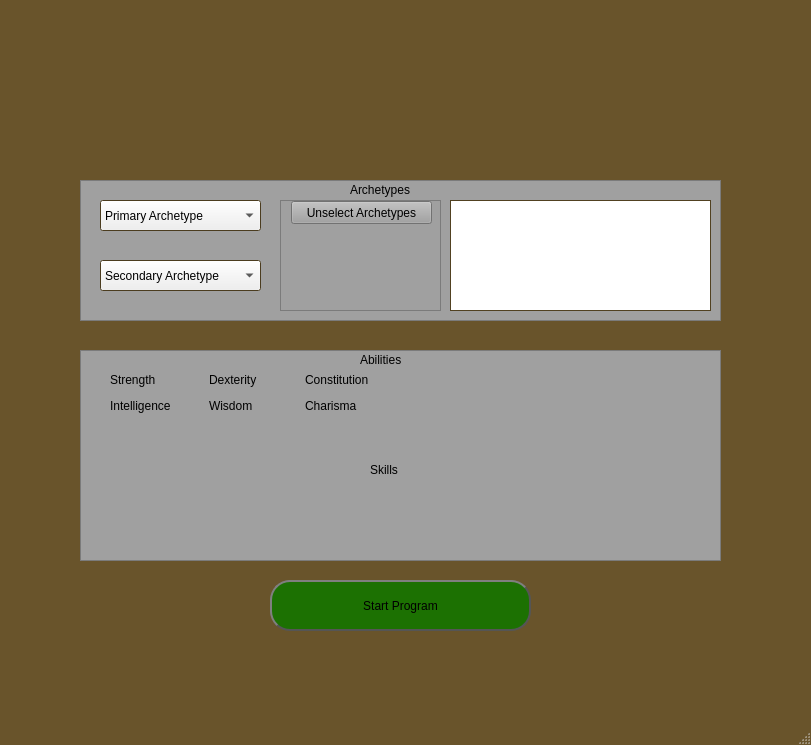
<?xml version="1.0" encoding="UTF-8"?>
<ui version="4.0">
 <class>MainWindow</class>
 <widget class="QMainWindow" name="MainWindow">
  <property name="geometry">
   <rect>
    <x>0</x>
    <y>0</y>
    <width>811</width>
    <height>745</height>
   </rect>
  </property>
  <property name="palette">
   <palette>
    <active>
     <colorrole role="Base">
      <brush brushstyle="SolidPattern">
       <color alpha="255">
        <red>255</red>
        <green>255</green>
        <blue>255</blue>
       </color>
      </brush>
     </colorrole>
     <colorrole role="Window">
      <brush brushstyle="SolidPattern">
       <color alpha="255">
        <red>105</red>
        <green>84</green>
        <blue>43</blue>
       </color>
      </brush>
     </colorrole>
    </active>
    <inactive>
     <colorrole role="Base">
      <brush brushstyle="SolidPattern">
       <color alpha="255">
        <red>255</red>
        <green>255</green>
        <blue>255</blue>
       </color>
      </brush>
     </colorrole>
     <colorrole role="Window">
      <brush brushstyle="SolidPattern">
       <color alpha="255">
        <red>105</red>
        <green>84</green>
        <blue>43</blue>
       </color>
      </brush>
     </colorrole>
    </inactive>
    <disabled>
     <colorrole role="Base">
      <brush brushstyle="SolidPattern">
       <color alpha="255">
        <red>105</red>
        <green>84</green>
        <blue>43</blue>
       </color>
      </brush>
     </colorrole>
     <colorrole role="Window">
      <brush brushstyle="SolidPattern">
       <color alpha="255">
        <red>105</red>
        <green>84</green>
        <blue>43</blue>
       </color>
      </brush>
     </colorrole>
    </disabled>
   </palette>
  </property>
  <property name="windowTitle">
   <string>Select Character Filters</string>
  </property>
  <widget class="QWidget" name="centralwidget">
   <widget class="QComboBox" name="primaryArchetypes">
    <property name="geometry">
     <rect>
      <x>100</x>
      <y>200</y>
      <width>161</width>
      <height>31</height>
     </rect>
    </property>
    <item>
     <property name="text">
      <string>Primary Archetype</string>
     </property>
    </item>
   </widget>
   <widget class="QComboBox" name="secondaryArchetypes">
    <property name="geometry">
     <rect>
      <x>100</x>
      <y>260</y>
      <width>161</width>
      <height>31</height>
     </rect>
    </property>
    <item>
     <property name="text">
      <string>Secondary Archetype</string>
     </property>
    </item>
   </widget>
   <widget class="QScrollArea" name="archetypeDescSelect">
    <property name="geometry">
     <rect>
      <x>280</x>
      <y>200</y>
      <width>161</width>
      <height>111</height>
     </rect>
    </property>
    <property name="palette">
     <palette>
      <active>
       <colorrole role="Button">
        <brush brushstyle="SolidPattern">
         <color alpha="255">
          <red>160</red>
          <green>160</green>
          <blue>160</blue>
         </color>
        </brush>
       </colorrole>
       <colorrole role="Base">
        <brush brushstyle="SolidPattern">
         <color alpha="255">
          <red>160</red>
          <green>160</green>
          <blue>160</blue>
         </color>
        </brush>
       </colorrole>
       <colorrole role="Window">
        <brush brushstyle="SolidPattern">
         <color alpha="255">
          <red>160</red>
          <green>160</green>
          <blue>160</blue>
         </color>
        </brush>
       </colorrole>
      </active>
      <inactive>
       <colorrole role="Button">
        <brush brushstyle="SolidPattern">
         <color alpha="255">
          <red>160</red>
          <green>160</green>
          <blue>160</blue>
         </color>
        </brush>
       </colorrole>
       <colorrole role="Base">
        <brush brushstyle="SolidPattern">
         <color alpha="255">
          <red>160</red>
          <green>160</green>
          <blue>160</blue>
         </color>
        </brush>
       </colorrole>
       <colorrole role="Window">
        <brush brushstyle="SolidPattern">
         <color alpha="255">
          <red>160</red>
          <green>160</green>
          <blue>160</blue>
         </color>
        </brush>
       </colorrole>
      </inactive>
      <disabled>
       <colorrole role="Button">
        <brush brushstyle="SolidPattern">
         <color alpha="255">
          <red>160</red>
          <green>160</green>
          <blue>160</blue>
         </color>
        </brush>
       </colorrole>
       <colorrole role="Base">
        <brush brushstyle="SolidPattern">
         <color alpha="255">
          <red>160</red>
          <green>160</green>
          <blue>160</blue>
         </color>
        </brush>
       </colorrole>
       <colorrole role="Window">
        <brush brushstyle="SolidPattern">
         <color alpha="255">
          <red>160</red>
          <green>160</green>
          <blue>160</blue>
         </color>
        </brush>
       </colorrole>
      </disabled>
     </palette>
    </property>
    <property name="styleSheet">
     <string notr="true">background-color: rgb(160, 160, 160);</string>
    </property>
    <property name="widgetResizable">
     <bool>true</bool>
    </property>
    <widget class="QWidget" name="scrollAreaWidgetContents">
     <property name="geometry">
      <rect>
       <x>0</x>
       <y>0</y>
       <width>159</width>
       <height>109</height>
      </rect>
     </property>
     <widget class="QPushButton" name="pushButton">
      <property name="geometry">
       <rect>
        <x>10</x>
        <y>0</y>
        <width>141</width>
        <height>23</height>
       </rect>
      </property>
      <property name="text">
       <string>Unselect Archetypes</string>
      </property>
     </widget>
    </widget>
   </widget>
   <widget class="QTextEdit" name="archetypeDesc">
    <property name="geometry">
     <rect>
      <x>450</x>
      <y>200</y>
      <width>261</width>
      <height>111</height>
     </rect>
    </property>
    <property name="font">
     <font>
      <pointsize>10</pointsize>
     </font>
    </property>
    <property name="readOnly">
     <bool>true</bool>
    </property>
   </widget>
   <widget class="QPushButton" name="startProgram">
    <property name="geometry">
     <rect>
      <x>270</x>
      <y>580</y>
      <width>261</width>
      <height>51</height>
     </rect>
    </property>
    <property name="styleSheet">
     <string notr="true">font: 81 16pt &quot;Rockwell Extra Bold&quot;;
background-color: rgb(28, 113, 2);
border: 2px solid #555;
border-radius: 20px;
border-style: outset;</string>
    </property>
    <property name="text">
     <string>Start Program</string>
    </property>
   </widget>
   <widget class="QLabel" name="label">
    <property name="geometry">
     <rect>
      <x>230</x>
      <y>0</y>
      <width>341</width>
      <height>171</height>
     </rect>
    </property>
    <property name="text">
     <string/>
    </property>
    <property name="pixmap">
     <pixmap>../Images/Logo.png</pixmap>
    </property>
    <property name="scaledContents">
     <bool>true</bool>
    </property>
   </widget>
   <widget class="QWidget" name="horizontalLayoutWidget">
    <property name="geometry">
     <rect>
      <x>110</x>
      <y>370</y>
      <width>571</width>
      <height>80</height>
     </rect>
    </property>
    <layout class="QHBoxLayout" name="abilities">
     <property name="sizeConstraint">
      <enum>QLayout::SetFixedSize</enum>
     </property>
     <item>
      <layout class="QVBoxLayout" name="leftColumn">
       <item>
        <layout class="QHBoxLayout" name="strLayout">
         <item>
          <widget class="QLabel" name="strName">
           <property name="styleSheet">
            <string notr="true">font: 10pt &quot;Nirmala UI&quot;;</string>
           </property>
           <property name="text">
            <string>Strength</string>
           </property>
          </widget>
         </item>
         <item>
          <spacer name="horizontalSpacer">
           <property name="orientation">
            <enum>Qt::Horizontal</enum>
           </property>
           <property name="sizeType">
            <enum>QSizePolicy::Fixed</enum>
           </property>
           <property name="sizeHint" stdset="0">
            <size>
             <width>17</width>
             <height>20</height>
            </size>
           </property>
          </spacer>
         </item>
        </layout>
       </item>
       <item>
        <layout class="QHBoxLayout" name="intLayout">
         <item>
          <widget class="QLabel" name="intName">
           <property name="styleSheet">
            <string notr="true">font: 10pt &quot;Nirmala UI&quot;;</string>
           </property>
           <property name="text">
            <string>Intelligence</string>
           </property>
          </widget>
         </item>
        </layout>
       </item>
      </layout>
     </item>
     <item>
      <spacer name="horizontalSpacer_4">
       <property name="orientation">
        <enum>Qt::Horizontal</enum>
       </property>
       <property name="sizeType">
        <enum>QSizePolicy::Fixed</enum>
       </property>
       <property name="sizeHint" stdset="0">
        <size>
         <width>30</width>
         <height>20</height>
        </size>
       </property>
      </spacer>
     </item>
     <item>
      <layout class="QVBoxLayout" name="midColumn">
       <item>
        <layout class="QHBoxLayout" name="dexLayout">
         <item>
          <widget class="QLabel" name="dexName">
           <property name="styleSheet">
            <string notr="true">font: 10pt &quot;Nirmala UI&quot;;</string>
           </property>
           <property name="text">
            <string>Dexterity</string>
           </property>
          </widget>
         </item>
         <item>
          <spacer name="horizontalSpacer_6">
           <property name="orientation">
            <enum>Qt::Horizontal</enum>
           </property>
           <property name="sizeType">
            <enum>QSizePolicy::Fixed</enum>
           </property>
           <property name="sizeHint" stdset="0">
            <size>
             <width>12</width>
             <height>20</height>
            </size>
           </property>
          </spacer>
         </item>
        </layout>
       </item>
       <item>
        <layout class="QHBoxLayout" name="wisLayout">
         <item>
          <widget class="QLabel" name="wisName">
           <property name="styleSheet">
            <string notr="true">font: 10pt &quot;Nirmala UI&quot;;</string>
           </property>
           <property name="text">
            <string>Wisdom</string>
           </property>
          </widget>
         </item>
         <item>
          <spacer name="horizontalSpacer_2">
           <property name="orientation">
            <enum>Qt::Horizontal</enum>
           </property>
           <property name="sizeType">
            <enum>QSizePolicy::Fixed</enum>
           </property>
           <property name="sizeHint" stdset="0">
            <size>
             <width>15</width>
             <height>20</height>
            </size>
           </property>
          </spacer>
         </item>
        </layout>
       </item>
      </layout>
     </item>
     <item>
      <spacer name="horizontalSpacer_5">
       <property name="orientation">
        <enum>Qt::Horizontal</enum>
       </property>
       <property name="sizeType">
        <enum>QSizePolicy::Fixed</enum>
       </property>
       <property name="sizeHint" stdset="0">
        <size>
         <width>30</width>
         <height>20</height>
        </size>
       </property>
      </spacer>
     </item>
     <item>
      <layout class="QVBoxLayout" name="rightColumn">
       <item>
        <layout class="QHBoxLayout" name="conLayout">
         <item>
          <widget class="QLabel" name="conName">
           <property name="styleSheet">
            <string notr="true">font: 10pt &quot;Nirmala UI&quot;;</string>
           </property>
           <property name="text">
            <string>Constitution</string>
           </property>
          </widget>
         </item>
         <item>
          <spacer name="horizontalSpacer_7">
           <property name="orientation">
            <enum>Qt::Horizontal</enum>
           </property>
           <property name="sizeType">
            <enum>QSizePolicy::Fixed</enum>
           </property>
           <property name="sizeHint" stdset="0">
            <size>
             <width>10</width>
             <height>20</height>
            </size>
           </property>
          </spacer>
         </item>
        </layout>
       </item>
       <item>
        <layout class="QHBoxLayout" name="chaLayout">
         <item>
          <widget class="QLabel" name="chaName">
           <property name="styleSheet">
            <string notr="true">font: 10pt &quot;Nirmala UI&quot;;</string>
           </property>
           <property name="text">
            <string>Charisma</string>
           </property>
          </widget>
         </item>
         <item>
          <spacer name="horizontalSpacer_3">
           <property name="orientation">
            <enum>Qt::Horizontal</enum>
           </property>
           <property name="sizeType">
            <enum>QSizePolicy::Fixed</enum>
           </property>
           <property name="sizeHint" stdset="0">
            <size>
             <width>25</width>
             <height>20</height>
            </size>
           </property>
          </spacer>
         </item>
        </layout>
       </item>
      </layout>
     </item>
    </layout>
   </widget>
   <widget class="QWidget" name="horizontalLayoutWidget_2">
    <property name="geometry">
     <rect>
      <x>119</x>
      <y>480</y>
      <width>561</width>
      <height>67</height>
     </rect>
    </property>
    <layout class="QHBoxLayout" name="skills">
     <item>
      <layout class="QVBoxLayout" name="skillColumn1">
       <property name="sizeConstraint">
        <enum>QLayout::SetDefaultConstraint</enum>
       </property>
      </layout>
     </item>
     <item>
      <layout class="QVBoxLayout" name="skillColumn2"/>
     </item>
     <item>
      <layout class="QVBoxLayout" name="skillColumn3"/>
     </item>
     <item>
      <layout class="QVBoxLayout" name="skillColumn4"/>
     </item>
     <item>
      <layout class="QVBoxLayout" name="skillColumn5"/>
     </item>
     <item>
      <layout class="QVBoxLayout" name="skillColumn6"/>
     </item>
    </layout>
   </widget>
   <widget class="QGraphicsView" name="graphicsView">
    <property name="geometry">
     <rect>
      <x>80</x>
      <y>180</y>
      <width>641</width>
      <height>141</height>
     </rect>
    </property>
    <property name="styleSheet">
     <string notr="true">background-color: rgb(160, 160, 160);</string>
    </property>
    <property name="backgroundBrush">
     <brush brushstyle="NoBrush">
      <color alpha="255">
       <red>0</red>
       <green>0</green>
       <blue>0</blue>
      </color>
     </brush>
    </property>
    <property name="renderHints">
     <set>QPainter::TextAntialiasing</set>
    </property>
   </widget>
   <widget class="QLabel" name="label_2">
    <property name="geometry">
     <rect>
      <x>360</x>
      <y>350</y>
      <width>81</width>
      <height>20</height>
     </rect>
    </property>
    <property name="styleSheet">
     <string notr="true">font: 12pt &quot;Stencil&quot;;</string>
    </property>
    <property name="text">
     <string>Abilities</string>
    </property>
   </widget>
   <widget class="QLabel" name="label_3">
    <property name="geometry">
     <rect>
      <x>370</x>
      <y>460</y>
      <width>61</width>
      <height>20</height>
     </rect>
    </property>
    <property name="styleSheet">
     <string notr="true">font: 12pt &quot;Stencil&quot;;</string>
    </property>
    <property name="text">
     <string>Skills</string>
    </property>
   </widget>
   <widget class="QLabel" name="label_4">
    <property name="geometry">
     <rect>
      <x>350</x>
      <y>180</y>
      <width>101</width>
      <height>20</height>
     </rect>
    </property>
    <property name="styleSheet">
     <string notr="true">font: 12pt &quot;Stencil&quot;;</string>
    </property>
    <property name="text">
     <string>Archetypes</string>
    </property>
   </widget>
   <widget class="QLabel" name="label_5">
    <property name="geometry">
     <rect>
      <x>30</x>
      <y>350</y>
      <width>47</width>
      <height>211</height>
     </rect>
    </property>
    <property name="text">
     <string/>
    </property>
    <property name="textFormat">
     <enum>Qt::RichText</enum>
    </property>
    <property name="pixmap">
     <pixmap>../Images/OptionalText.png</pixmap>
    </property>
    <property name="scaledContents">
     <bool>true</bool>
    </property>
   </widget>
   <widget class="QGraphicsView" name="graphicsView_2">
    <property name="geometry">
     <rect>
      <x>80</x>
      <y>350</y>
      <width>641</width>
      <height>211</height>
     </rect>
    </property>
    <property name="styleSheet">
     <string notr="true">background-color: rgb(160, 160, 160);</string>
    </property>
    <property name="backgroundBrush">
     <brush brushstyle="NoBrush">
      <color alpha="255">
       <red>0</red>
       <green>0</green>
       <blue>0</blue>
      </color>
     </brush>
    </property>
    <property name="renderHints">
     <set>QPainter::TextAntialiasing</set>
    </property>
   </widget>
   <widget class="QLabel" name="error">
    <property name="geometry">
     <rect>
      <x>210</x>
      <y>675</y>
      <width>401</width>
      <height>50</height>
     </rect>
    </property>
    <property name="layoutDirection">
     <enum>Qt::LeftToRight</enum>
    </property>
    <property name="styleSheet">
     <string notr="true">color: rgb(255, 15, 47);
font: 14pt &quot;MS Shell Dlg 2&quot;;</string>
    </property>
    <property name="text">
     <string/>
    </property>
   </widget>
   <widget class="QWidget" name="verticalLayoutWidget">
    <property name="geometry">
     <rect>
      <x>310</x>
      <y>640</y>
      <width>181</width>
      <height>31</height>
     </rect>
    </property>
    <layout class="QVBoxLayout" name="filtersLayout"/>
   </widget>
   <zorder>graphicsView_2</zorder>
   <zorder>graphicsView</zorder>
   <zorder>primaryArchetypes</zorder>
   <zorder>secondaryArchetypes</zorder>
   <zorder>archetypeDescSelect</zorder>
   <zorder>archetypeDesc</zorder>
   <zorder>startProgram</zorder>
   <zorder>label</zorder>
   <zorder>horizontalLayoutWidget</zorder>
   <zorder>horizontalLayoutWidget_2</zorder>
   <zorder>label_2</zorder>
   <zorder>label_3</zorder>
   <zorder>label_4</zorder>
   <zorder>label_5</zorder>
   <zorder>error</zorder>
   <zorder>verticalLayoutWidget</zorder>
  </widget>
  <widget class="QMenuBar" name="menubar">
   <property name="geometry">
    <rect>
     <x>0</x>
     <y>0</y>
     <width>811</width>
     <height>21</height>
    </rect>
   </property>
  </widget>
  <widget class="QStatusBar" name="statusbar"/>
 </widget>
 <resources/>
 <connections/>
</ui>
